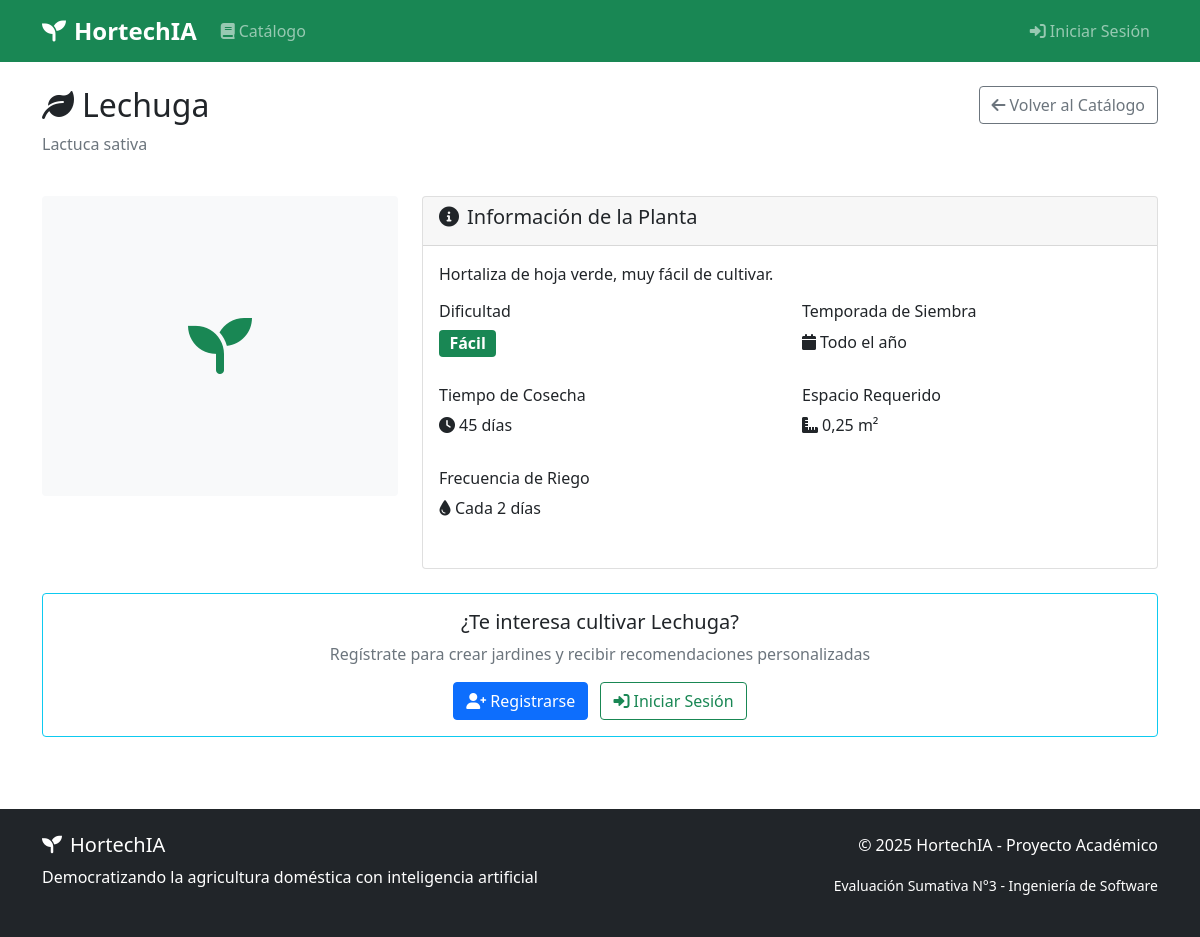
The page /plantas/16/ on the database its author committed.
### gardens/models.py (models this page shows, shortened)
class Plant(models.Model):
    DIFFICULTY_LEVELS = [
        ('easy', 'Fácil'),
        ('medium', 'Medio'),
        ('hard', 'Difícil'),
    ]
    SEASONS = [
        ('spring', 'Primavera'),
        ('summer', 'Verano'),
        ('autumn', 'Otoño'),
        ('winter', 'Invierno'),
        ('all_year', 'Todo el año'),
    ]
    name = models.CharField(max_length=100)
    scientific_name = models.CharField(max_length=150, blank=True)
    description = models.TextField()
    difficulty = models.CharField(max_length=10, choices=DIFFICULTY_LEVELS)
    planting_season = models.CharField(max_length=20, choices=SEASONS)
    harvest_time_days = models.PositiveIntegerField(
        help_text="Días desde siembra hasta cosecha"
    )
    space_required = models.FloatField(
        help_text="Espacio requerido en metros cuadrados"
    )
    water_frequency = models.PositiveIntegerField(
        help_text="Frecuencia de riego en días"
    )
    image = models.ImageField(upload_to='plants/', blank=True, null=True)
    created_at = models.DateTimeField(auto_now_add=True)

### core/views.py (the view)
# urls.py: path('plantas/<int:plant_id>/', plant_detail, name='plant_detail'),
def plant_detail(request, plant_id):
    plant = get_object_or_404(Plant, id=plant_id)
    return render(request, 'plants/plant_detail.html', {'plant': plant})

### templates/plants/plant_detail.html (shortened to what this page needs)
{% extends 'base.html' %}
{% block content %}
<div class="container py-4">
    <div class="row mb-4">
        <div class="col-md-8">
            <h2><i class="fas fa-leaf me-2"></i>{{ plant.name }}</h2>
            <p class="text-muted">{{ plant.scientific_name }}</p>
        </div>
        <div class="col-md-4 text-md-end">
            <a href="{% url 'plants_catalog' %}" class="btn btn-outline-secondary">
                <i class="fas fa-arrow-left me-1"></i>Volver al Catálogo
            </a>
        </div>
    </div>
    <div class="row">
        <div class="col-md-4 mb-4">
            {% if plant.image %}
            <img src="{{ plant.image.url }}" class="img-fluid rounded" alt="{{ plant.name }}">
            {% else %}
            <div class="bg-light rounded d-flex align-items-center justify-content-center" style="height: 300px;">
                <i class="fas fa-seedling fa-4x text-success"></i>
            </div>
            {% endif %}
        </div>
        <div class="col-md-8">
            <div class="card">
                <div class="card-header">
                    <h5><i class="fas fa-info-circle me-2"></i>Información de la Planta</h5>
                </div>
                <div class="card-body">
                    <p>{{ plant.description }}</p>
                    <div class="row">
                        <div class="col-md-6 mb-3">
                            <h6>Dificultad</h6>
                            {% if plant.difficulty == 'easy' %}
                                <span class="badge bg-success fs-6">{{ plant.get_difficulty_display }}</span>
                            {% elif plant.difficulty == 'medium' %}
                                <span class="badge bg-warning fs-6">{{ plant.get_difficulty_display }}</span>
                            {% else %}
                                <span class="badge bg-danger fs-6">{{ plant.get_difficulty_display }}</span>
                            {% endif %}
                        </div>
                        <div class="col-md-6 mb-3">
                            <h6>Temporada de Siembra</h6>
                            <p><i class="fas fa-calendar me-1"></i>{{ plant.get_planting_season_display }}</p>
                        </div>
                        <div class="col-md-6 mb-3">
                            <h6>Tiempo de Cosecha</h6>
                            <p><i class="fas fa-clock me-1"></i>{{ plant.harvest_time_days }} días</p>
                        </div>
                        <div class="col-md-6 mb-3">
                            <h6>Espacio Requerido</h6>
                            <p><i class="fas fa-ruler-combined me-1"></i>{{ plant.space_required }} m²</p>
                        </div>
                        <div class="col-md-6 mb-3">
                            <h6>Frecuencia de Riego</h6>
                            <p><i class="fas fa-tint me-1"></i>Cada {{ plant.water_frequency }} días</p>
                        </div>
                    </div>
                </div>
            </div>
        </div>
    </div>
    {% if user.is_authenticated %}
    <div class="row mt-4">
        <div class="col-12">
            <div class="card">
                <div class="card-header">
                    <h5><i class="fas fa-tools me-2"></i>¿Quieres cultivar esta planta?</h5>
                </div>
                <div class="card-body">
                    <div class="row">
                        {% if user.gardens.exists %}
                        <div class="col-md-6 mb-2">
                            <a href="{% url 'gardens_list' %}" class="btn btn-success w-100">
                                <i class="fas fa-plus me-1"></i>Crear Plan de Cultivo
                            </a>
                        </div>
                        <div class="col-md-6 mb-2">
                            <a href="{% url 'gardens_list' %}" class="btn btn-info w-100">
                                <i class="fas fa-leaf me-1"></i>Ver Mis Jardines
                            </a>
                        </div>
                        {% else %}
                        <div class="col-12 text-center">
                            <p class="text-muted">Primero necesitas crear un jardín para cultivar esta planta</p>
                            <a href="{% url 'create_garden' %}" class="btn btn-primary">
                                <i class="fas fa-plus me-1"></i>Crear Mi Primer Jardín
                            </a>
                        </div>
                        {% endif %}
                    </div>
                </div>
            </div>
        </div>
    </div>
    {% else %}
    <div class="row mt-4">
        <div class="col-12">
            <div class="card border-info">
                <div class="card-body text-center">
                    <h5>¿Te interesa cultivar {{ plant.name }}?</h5>
                    <p class="text-muted">Regístrate para crear jardines y recibir recomendaciones personalizadas</p>
                    <a href="{% url 'register' %}" class="btn btn-primary me-2">
                        <i class="fas fa-user-plus me-1"></i>Registrarse
                    </a>
                    <a href="{% url 'login' %}" class="btn btn-outline-success">
                        <i class="fas fa-sign-in-alt me-1"></i>Iniciar Sesión
                    </a>
                </div>
            </div>
        </div>
    </div>
    {% endif %}
</div>
{% endblock %}

### rows shown on the page
Plant: name "Lechuga", scientific_name "Lactuca sativa", description "Hortaliza de hoja verde, muy fácil de cultivar.", difficulty "Fácil", planting_season "Todo el año", harvest_time_days "45", space_required "0,25", water_frequency "2"
